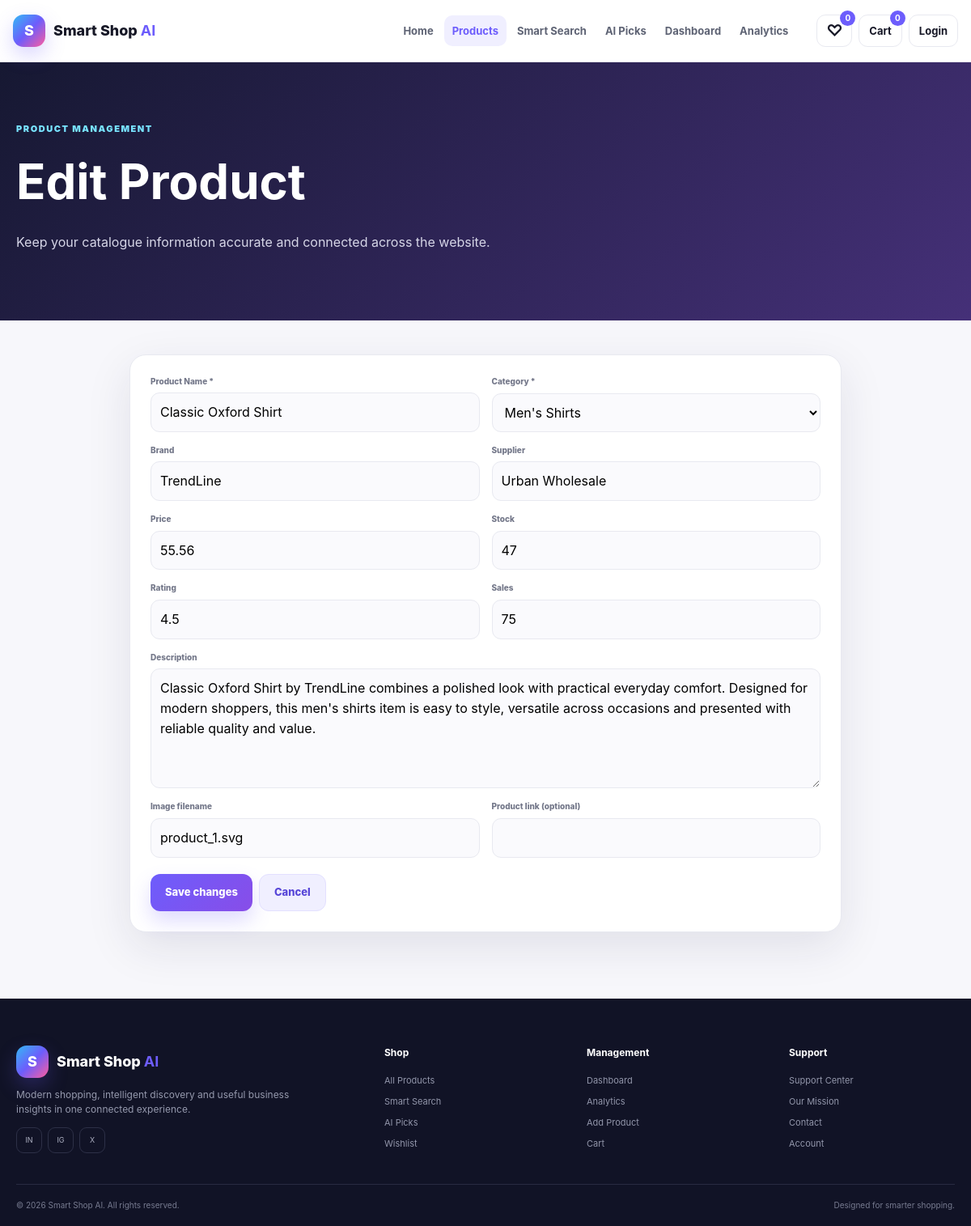
The page /products/edit/1 on the database its author committed.
### tables this page shows
CREATE TABLE products (
                product_id INTEGER PRIMARY KEY AUTOINCREMENT,
                name TEXT NOT NULL,
                category TEXT NOT NULL,
                brand TEXT DEFAULT '',
                price REAL NOT NULL DEFAULT 0,
                stock INTEGER NOT NULL DEFAULT 0,
                rating REAL NOT NULL DEFAULT 0,
                sales INTEGER NOT NULL DEFAULT 0,
                supplier TEXT DEFAULT '',
                links TEXT DEFAULT '',
                content TEXT DEFAULT '',
                description TEXT DEFAULT '',
                image TEXT DEFAULT '',
                created_at TEXT DEFAULT CURRENT_TIMESTAMP
            );

### app.py (the view, shortened to what this page needs)
@app.route("/products/edit/<int:product_id>", methods=["GET", "POST"])
def edit_product(product_id):
    db = DatabaseManager()
    try:
        product = db.get_product(product_id)
        categories = db.get_categories()
        if not product:
            return render_template("404.html"), 404
    finally:
        db.close()
    return render_template("add_product.html", categories=categories, product=product, edit_mode=True)

### app.py (called while the page is built, shortened)
def cart_map():
    raw = session.get("cart", {})
    if isinstance(raw, dict):
        clean = {}
        for key, value in raw.items():
            try:
                pid, qty = int(key), max(1, int(value))
                clean[pid] = qty
            except (TypeError, ValueError):
                continue
        return clean

def wishlist_ids():
    raw = session.get("wishlist", [])
    if not isinstance(raw, list):
        return []
    result = []
    return result

@app.context_processor
def global_shop_data():
    cart = cart_map()
    wish = wishlist_ids()
    return {
        "cart_count": sum(cart.values()),
        "cart_map": cart,
        "wishlist_count": len(wish),
        "wishlist_ids": wish,
        "current_endpoint": request.endpoint or "",
        "ai_score": ai_score,
    }

@app.before_request
def startup():
    if not getattr(app, "_catalogue_ready", False):
        ensure_catalogue()
        app._catalogue_ready = True

### database/database.py (called while the page is built)
    def close(self) -> None:
        try:
            self.connection.close()
        except Exception:
            pass

    def get_product(self, product_id):
        return self.cursor.execute(
            "SELECT * FROM products WHERE product_id=?", (product_id,)
        ).fetchone()

    def get_categories(self):
        rows = self.cursor.execute(
            """
            SELECT category, COUNT(*) AS product_count, COALESCE(SUM(sales),0) AS sales,
                   COALESCE(SUM(stock),0) AS stock
            FROM products
            GROUP BY category
            ORDER BY category COLLATE NOCASE
            """
        ).fetchall()
        return [row["category"] for row in rows]

### templates/add_product.html (shortened to what this page needs)
{% extends "base.html" %}
{% block content %}
<section class="page-hero"><div class="shell"><span class="kicker light-kicker">PRODUCT MANAGEMENT</span><h1>{% if edit_mode %}Edit Product{% else %}Add a New Product{% endif %}</h1><p>Keep your catalogue information accurate and connected across the website.</p></div></section>
<section class="section compact-top"><div class="shell form-shell"><form class="manage-form" method="POST"><div class="form-grid"><label><span>Product Name *</span><input name="name" required value="{{ product.name if product else '' }}" placeholder="Classic Cotton Shirt"></label><label><span>Category *</span><select name="category" required><option value="">Select category</option>{% for c in categories %}<option value="{{ c }}" {% if product and product.category==c %}selected{% endif %}>{{ c }}</option>{% endfor %}</select></label><label><span>Brand</span><input name="brand" value="{{ product.brand if product else '' }}" placeholder="NovaWear"></label><label><span>Supplier</span><input name="supplier" value="{{ product.supplier if product else '' }}" placeholder="FashionHub Supply"></label><label><span>Price</span><input type="number" step="0.01" min="0" name="price" value="{{ product.price if product else 0 }}"></label><label><span>Stock</span><input type="number" min="0" name="stock" value="{{ product.stock if product else 0 }}"></label><label><span>Rating</span><input type="number" step="0.1" min="0" max="5" name="rating" value="{{ product.rating if product else 0 }}"></label><label><span>Sales</span><input type="number" min="0" name="sales" value="{{ product.sales if product else 0 }}"></label><label class="full-field"><span>Description</span><textarea name="description" rows="5" placeholder="Product description...">{{ product.description if product else '' }}</textarea></label><label><span>Image filename</span><input name="image" value="{{ product.image if product else 'product_1.svg' }}"></label><label><span>Product link (optional)</span><input name="links" value="{{ product.links if product else '' }}"></label></div><div class="form-buttons"><button class="btn btn-primary" type="submit">{% if edit_mode %}Save changes{% else %}Add product{% endif %}</button><a class="btn btn-soft" href="{{ url_for('products') }}">Cancel</a></div></form></div></section>
{% endblock %}

### static/css/style.css (style rules this page uses)
:root { --ink:#171827;--muted:#737789;--line:#e8e9f0;--bg:#f7f7fb;--white:#fff;--purple:#6d5dfc;--purple2:#a34df6;--blue:#32baf5;--pink:#ff5d9e;--green:#21b486;--orange:#ff9d42;--dark:#111326;--shadow:0 18px 55px rgba(27,31,68,.10);--radius:22px;--shell:1200px }
* { box-sizing:border-box }
html { scroll-behavior:smooth }
body { margin:0;font-family:Inter,"Segoe UI",Arial,sans-serif;background:var(--bg);color:var(--ink);line-height:1.55 }
a { text-decoration:none;color:inherit }
button,input,select,textarea { font:inherit }
.shell { width:min(calc(100% - 40px),var(--shell));margin:auto }
.kicker { font-size:11px;letter-spacing:.14em;font-weight:900;color:var(--purple);text-transform:uppercase }
.light-kicker { color:#78e3ff }
.btn { min-height:46px;padding:0 18px;border:0;border-radius:12px;display:inline-flex;align-items:center;justify-content:center;font-weight:800;font-size:13px;cursor:pointer;transition:.2s }
.btn-primary { color:#fff;background:linear-gradient(135deg,var(--purple),#884de8);box-shadow:0 12px 25px rgba(109,93,252,.22) }
.btn-soft { background:#f0efff;color:#5746d8;border:1px solid #e3e0ff }
.section { padding:82px 0 }
.compact-top { padding-top:42px }
.page-hero,.dashboard-hero,.analytics-hero,.wishlist-hero,.contact-hero { padding:68px 0;background:linear-gradient(135deg,#161832,#453078);color:#fff }
.page-hero h1,.dashboard-hero h1 { font-size:clamp(40px,5vw,62px);margin:8px 0 }
.page-hero p,.dashboard-hero p { color:#d6d6e7 }
.form-shell { max-width:880px }
.manage-form { background:#fff;border:1px solid var(--line);border-radius:20px;padding:25px;box-shadow:var(--shadow) }
.form-grid { display:grid;grid-template-columns:1fr 1fr;gap:15px }
.manage-form label,.auth-card label,.contact-form label { display:grid;gap:6px }
.manage-form label>span,.auth-card label>span,.contact-form label>span { font-size:10px;color:var(--muted);font-weight:800 }
.manage-form input,.manage-form select,.manage-form textarea,.auth-card input,.contact-form input,.contact-form textarea { width:100%;border:1px solid var(--line);background:#fafafd;border-radius:11px;padding:11px;outline:0 }
.full-field { grid-column:1/-1 }
.form-buttons { display:flex;gap:8px;margin-top:20px }

### rows shown on the page
products: name "Classic Oxford Shirt", category "Men's Shirts", brand "TrendLine", supplier "Urban Wholesale", price "55.56", stock "47", rating "4.5", sales "75", description "Classic Oxford Shirt by TrendLine combines a polished look with practical everyday comfort. Designed for modern shoppers, this men's shirts item is easy to style, versatile across occasions and presented with reliable quality and value.", image "product_1.svg"

### other values the page prints
{{ wishlist_count }} "0"
{{ cart_count }} "0"
